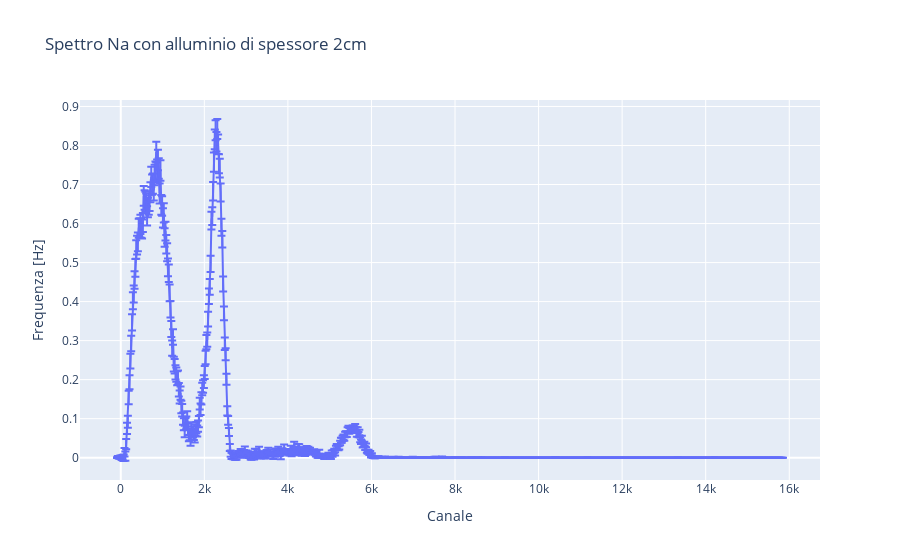

Notebook cell for this chart:
### Code cell
'''

    ALLUMINIO 2CM

'''

segnale_2cm = pd.read_csv(r'C:\Users\Black\Desktop\Esperimentazioni di Nucleare e Subnucleare\SiPM\Spettrometria Gamma\BGO\Alluminio\Data\2cm.csv', sep=' \t', engine='python')
channel_2 = np.array(segnale_2cm['Channel'])
counts_2 = np.array(segnale_2cm['Counts'])

# calculating frequency and removing background noise
frequency_2 = frequency_converter(counts_2, time_signal=1500)
background_2= SNIP_algorithm(frequency_2[0], iterations=15)

frequency_2 = (frequency_2[0] - background_2, frequency_2[1])

# plot
fig = px.line(x=channel_2, y=frequency_2[0], error_y=frequency_2[1], title='Spettro Na con alluminio di spessore 2cm', labels={'x':'Canale', 'y':'Frequenza [Hz]'})
fig.show()

trapz_integral_2 = trapz_integral(channel_2, frequency_2, [1700, 2650])

ls = LeastSquares(channel_2, frequency_2[0], frequency_2[1], func3)
m = Minuit(ls, A1=trapz_integral_2, mu1=2300, sigma1=400, A2=trapz_integral_2*0.1, mu2=2000, sigma2=100, A3=trapz_integral_1*0.2, mu3=1700, sigma3=300)
ls.mask = (channel_2 > 1700) & (channel_2 < 2650)
m.migrad()
m.hesse()
display(m)

area_tot = m.values['A1'] + m.values['A2']
err_area_tot = np.sqrt(m.errors['A1']**2 + m.errors['A2']**2)

print(f'Area picco con integrale trapezoidale: {trapz_integral_2:.2f}')
print(f'Area picco con integrale fit: {area_tot} ± {err_area_tot:.2f}')

intensità_511KeV.append(area_tot)
err_intensità_511KeV.append(err_area_tot)
intensità_trapz_511KeV.append(trapz_integral_2)


# calcolo errore sistematico DOWN
frequency_2 = frequency_converter(counts_2, time_signal=1500)
background_2 = SNIP_algorithm(frequency_2[0], iterations=16)
frequency_2 = (frequency_2[0] - background_2, frequency_2[1])

trapz_integral_2 = trapz_integral(channel_2, frequency_2, [1700, 2650])

ls = LeastSquares(channel_2, frequency_2[0], frequency_2[1], func3)
m = Minuit(ls, A1=trapz_integral_2, mu1=2300, sigma1=400, A2=trapz_integral_2*0.1, mu2=2000, sigma2=100, A3=trapz_integral_1*0.2, mu3=1700, sigma3=300)
ls.mask = (channel_2 > 1700) & (channel_2 < 2650)
m.migrad()
m.hesse()
display(m)

area_down = m.values['A1'] + m.values['A2']
print(f'Area picco con integrale fit: {area_down:.2f}')

# calcolo errore sistematico UP
frequency_2 = frequency_converter(counts_2, time_signal=1500)
background_2 = SNIP_algorithm(frequency_2[0], iterations=14)
frequency_2 = (frequency_2[0] - background_2, frequency_2[1])

trapz_integral_2 = trapz_integral(channel_2, frequency_2, [1700, 2650])

ls = LeastSquares(channel_2, frequency_2[0], frequency_2[1], func3)
m = Minuit(ls, A1=trapz_integral_2, mu1=2300, sigma1=400, A2=trapz_integral_2*0.1, mu2=2000, sigma2=100, A3=trapz_integral_1*0.2, mu3=1700, sigma3=300)
ls.mask = (channel_2 > 1700) & (channel_2 < 2650)
m.migrad()
m.hesse()
display(m)

area_up = m.values['A1'] + m.values['A2']
print(f'Area picco con integrale fit: {area_up:.2f}')

err_sistematico = abs(area_up - area_down)/2
err_sistematico_511KeV.append(err_sistematico)
print(f'Errore statistico: {err_area_tot:.2f}')
print(f'Errore sistematico: {err_sistematico:.2f}')

### Figure 1 — Plotly figure (JSON) as saved in the notebook; plotly's stock layout.template omitted (floating-point values rounded to 4 significant figures; data arrays with more than 128 entries replaced by an {"elided": "..."} marker saying what was removed)
{"data": [{"error_y": {"array": {"elided": "798 float values"}}, "hovertemplate": "Canale=%{x}<br>Frequenza [Hz]=%{y}<extra></extra>", "legendgroup": "", "line": {"color": "#636efa", "dash": "solid"}, "marker": {"symbol": "circle"}, "mode": "lines", "name": "", "orientation": "v", "showlegend": false, "type": "scatter", "x": {"elided": "798 int values"}, "xaxis": "x", "y": {"elided": "798 float values"}, "yaxis": "y"}], "layout": {"legend": {"tracegroupgap": 0}, "title": {"text": "Spettro Na con alluminio di spessore 2cm"}, "xaxis": {"anchor": "y", "domain": [0, 1], "title": {"text": "Canale"}}, "yaxis": {"anchor": "x", "domain": [0, 1], "title": {"text": "Frequenza [Hz]"}}}}
